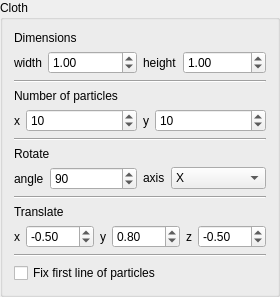
                 <widget class="QGroupBox" name="cloth_input">
                  <property name="locale">
                   <locale language="English" country="UnitedStates"/>
                  </property>
                  <property name="title">
                   <string>Cloth</string>
                  </property>
                  <layout class="QGridLayout" name="gridLayout_3">
                   <item row="3" column="0">
                    <layout class="QGridLayout" name="num_particle_grid">
                     <item row="2" column="0">
                      <layout class="QGridLayout" name="num_particles_input">
                       <item row="4" column="0">
                        <layout class="QFormLayout" name="formLayout_3">
                         <item row="0" column="0">
                          <widget class="QLabel" name="num_particles_x_label">
                           <property name="locale">
                            <locale language="English" country="UnitedStates"/>
                           </property>
                           <property name="text">
                            <string>x</string>
                           </property>
                          </widget>
                         </item>
                         <item row="0" column="1">
                          <widget class="QSpinBox" name="num_particles_x">
                           <property name="locale">
                            <locale language="English" country="UnitedStates"/>
                           </property>
                           <property name="minimum">
                            <number>2</number>
                           </property>
                           <property name="maximum">
                            <number>30</number>
                           </property>
                           <property name="value">
                            <number>10</number>
                           </property>
                          </widget>
                         </item>
                        </layout>
                       </item>
                       <item row="4" column="1">
                        <layout class="QFormLayout" name="formLayout_4">
                         <item row="0" column="0">
                          <widget class="QLabel" name="num_particles_y_label">
                           <property name="locale">
                            <locale language="English" country="UnitedStates"/>
                           </property>
                           <property name="text">
                            <string>y</string>
                           </property>
                          </widget>
                         </item>
                         <item row="0" column="1">
                          <widget class="QSpinBox" name="num_particles_y">
                           <property name="locale">
                            <locale language="English" country="UnitedStates"/>
                           </property>
                           <property name="minimum">
                            <number>2</number>
                           </property>
                           <property name="maximum">
                            <number>30</number>
                           </property>
                           <property name="value">
                            <number>10</number>
                           </property>
                          </widget>
                         </item>
                        </layout>
                       </item>
                      </layout>
                     </item>
                     <item row="1" column="0">
                      <widget class="QLabel" name="num_particles_label">
                       <property name="locale">
                        <locale language="English" country="UnitedStates"/>
                       </property>
                       <property name="frameShadow">
                        <enum>QFrame::Plain</enum>
                       </property>
                       <property name="lineWidth">
                        <number>1</number>
                       </property>
                       <property name="midLineWidth">
                        <number>0</number>
                       </property>
                       <property name="text">
                        <string>Number of particles</string>
                       </property>
                       <property name="textFormat">
                        <enum>Qt::AutoText</enum>
                       </property>
                       <property name="indent">
                        <number>-1</number>
                       </property>
                      </widget>
                     </item>
                    </layout>
                   </item>
                   <item row="1" column="0">
                    <layout class="QGridLayout" name="dimensions_grid">
                     <item row="2" column="0">
                      <layout class="QGridLayout" name="dimensions_input">
                       <item row="0" column="0">
                        <layout class="QFormLayout" name="formLayout">
                         <item row="0" column="0">
                          <widget class="QLabel" name="cloth_width_label">
                           <property name="locale">
                            <locale language="English" country="UnitedStates"/>
                           </property>
                           <property name="text">
                            <string>width</string>
                           </property>
                          </widget>
                         </item>
                         <item row="0" column="1">
                          <widget class="QDoubleSpinBox" name="cloth_width">
                           <property name="locale">
                            <locale language="English" country="UnitedStates"/>
                           </property>
                           <property name="minimum">
                            <double>0.100000000000000</double>
                           </property>
                           <property name="maximum">
                            <double>30.000000000000000</double>
                           </property>
                           <property name="value">
                            <double>1.000000000000000</double>
                           </property>
                          </widget>
                         </item>
                        </layout>
                       </item>
                       <item row="0" column="1">
                        <layout class="QFormLayout" name="formLayout_2">
                         <item row="0" column="0">
                          <widget class="QLabel" name="cloth_height_label">
                           <property name="locale">
                            <locale language="English" country="UnitedStates"/>
                           </property>
                           <property name="text">
                            <string>height</string>
                           </property>
                          </widget>
                         </item>
                         <item row="0" column="1">
                          <widget class="QDoubleSpinBox" name="cloth_height">
                           <property name="locale">
                            <locale language="English" country="UnitedStates"/>
                           </property>
                           <property name="minimum">
                            <double>0.100000000000000</double>
                           </property>
                           <property name="maximum">
                            <double>30.000000000000000</double>
                           </property>
                           <property name="value">
                            <double>1.000000000000000</double>
                           </property>
                          </widget>
                         </item>
                        </layout>
                       </item>
                      </layout>
                     </item>
                     <item row="1" column="0">
                      <widget class="QLabel" name="dimensions_label">
                       <property name="locale">
                        <locale language="English" country="UnitedStates"/>
                       </property>
                       <property name="text">
                        <string>Dimensions</string>
                       </property>
                      </widget>
                     </item>
                    </layout>
                   </item>
                   <item row="7" column="0">
                    <layout class="QGridLayout" name="translate_cloth_grid">
                     <item row="1" column="0">
                      <layout class="QGridLayout" name="position_grid">
                       <item row="2" column="0">
                        <layout class="QFormLayout" name="formLayout_7">
                         <item row="0" column="0">
                          <widget class="QLabel" name="translate_x_label">
                           <property name="locale">
                            <locale language="English" country="UnitedStates"/>
                           </property>
                           <property name="text">
                            <string>x</string>
                           </property>
                          </widget>
                         </item>
                         <item row="0" column="1">
                          <widget class="QDoubleSpinBox" name="translate_x">
                           <property name="locale">
                            <locale language="English" country="UnitedStates"/>
                           </property>
                           <property name="minimum">
                            <double>-100.000000000000000</double>
                           </property>
                           <property name="maximum">
                            <double>100.000000000000000</double>
                           </property>
                           <property name="value">
                            <double>-0.500000000000000</double>
                           </property>
                          </widget>
                         </item>
                        </layout>
                       </item>
                       <item row="2" column="1">
                        <layout class="QFormLayout" name="formLayout_8">
                         <item row="0" column="0">
                          <widget class="QLabel" name="translate_y_label">
                           <property name="locale">
                            <locale language="English" country="UnitedStates"/>
                           </property>
                           <property name="text">
                            <string>y</string>
                           </property>
                          </widget>
                         </item>
                         <item row="0" column="1">
                          <widget class="QDoubleSpinBox" name="translate_y">
                           <property name="locale">
                            <locale language="English" country="UnitedStates"/>
                           </property>
                           <property name="minimum">
                            <double>-100.000000000000000</double>
                           </property>
                           <property name="maximum">
                            <double>100.000000000000000</double>
                           </property>
                           <property name="value">
                            <double>0.800000000000000</double>
                           </property>
                          </widget>
                         </item>
                        </layout>
                       </item>
                       <item row="2" column="2">
                        <layout class="QFormLayout" name="formLayout_9">
                         <item row="0" column="0">
                          <widget class="QLabel" name="translate_z_label">
                           <property name="locale">
                            <locale language="English" country="UnitedStates"/>
                           </property>
                           <property name="text">
                            <string>z</string>
                           </property>
                          </widget>
                         </item>
                         <item row="0" column="1">
                          <widget class="QDoubleSpinBox" name="translate_z">
                           <property name="locale">
                            <locale language="English" country="UnitedStates"/>
                           </property>
                           <property name="minimum">
                            <double>-100.000000000000000</double>
                           </property>
                           <property name="maximum">
                            <double>100.000000000000000</double>
                           </property>
                           <property name="value">
                            <double>-0.500000000000000</double>
                           </property>
                          </widget>
                         </item>
                        </layout>
                       </item>
                      </layout>
                     </item>
                     <item row="0" column="0">
                      <widget class="QLabel" name="position_label">
                       <property name="locale">
                        <locale language="English" country="UnitedStates"/>
                       </property>
                       <property name="lineWidth">
                        <number>1</number>
                       </property>
                       <property name="text">
                        <string>Translate</string>
                       </property>
                      </widget>
                     </item>
                    </layout>
                   </item>
                   <item row="6" column="0">
                    <widget class="Line" name="line_3">
                     <property name="locale">
                      <locale language="English" country="UnitedStates"/>
                     </property>
                     <property name="orientation">
                      <enum>Qt::Horizontal</enum>
                     </property>
                    </widget>
                   </item>
                   <item row="9" column="0">
                    <widget class="QCheckBox" name="fix_first_line">
                     <property name="text">
                      <string>Fix first line of particles</string>
                     </property>
                    </widget>
                   </item>
                   <item row="2" column="0">
                    <widget class="Line" name="line">
                     <property name="locale">
                      <locale language="English" country="UnitedStates"/>
                     </property>
                     <property name="orientation">
                      <enum>Qt::Horizontal</enum>
                     </property>
                    </widget>
                   </item>
                   <item row="4" column="0">
                    <widget class="Line" name="line_2">
                     <property name="locale">
                      <locale language="English" country="UnitedStates"/>
                     </property>
                     <property name="orientation">
                      <enum>Qt::Horizontal</enum>
                     </property>
                    </widget>
                   </item>
                   <item row="5" column="0">
                    <layout class="QGridLayout" name="rotate_cloth_grid">
                     <item row="0" column="0">
                      <widget class="QLabel" name="rotate_cloth_label">
                       <property name="locale">
                        <locale language="English" country="UnitedStates"/>
                       </property>
                       <property name="text">
                        <string>Rotate</string>
                       </property>
                      </widget>
                     </item>
                     <item row="1" column="0">
                      <layout class="QGridLayout" name="rotate_cloth_input">
                       <item row="2" column="0">
                        <layout class="QFormLayout" name="formLayout_5">
                         <item row="0" column="0">
                          <widget class="QLabel" name="rotate_cloth_angle_label">
                           <property name="locale">
                            <locale language="English" country="UnitedStates"/>
                           </property>
                           <property name="text">
                            <string>angle</string>
                           </property>
                          </widget>
                         </item>
                         <item row="0" column="1">
                          <widget class="QSpinBox" name="rotate_cloth_angle">
                           <property name="locale">
                            <locale language="English" country="UnitedStates"/>
                           </property>
                           <property name="minimum">
                            <number>-360</number>
                           </property>
                           <property name="maximum">
                            <number>360</number>
                           </property>
                           <property name="value">
                            <number>90</number>
                           </property>
                          </widget>
                         </item>
                        </layout>
                       </item>
                       <item row="2" column="1">
                        <layout class="QFormLayout" name="formLayout_6">
                         <item row="0" column="0">
                          <widget class="QLabel" name="rotate_cloth_axis_label">
                           <property name="locale">
                            <locale language="English" country="UnitedStates"/>
                           </property>
                           <property name="text">
                            <string>axis</string>
                           </property>
                          </widget>
                         </item>
                         <item row="0" column="1">
                          <widget class="QComboBox" name="rotate_cloth_axis">
                           <property name="enabled">
                            <bool>true</bool>
                           </property>
                           <property name="locale">
                            <locale language="English" country="UnitedStates"/>
                           </property>
                           <property name="editable">
                            <bool>false</bool>
                           </property>
                           <property name="minimumContentsLength">
                            <number>1</number>
                           </property>
                           <item>
                            <property name="text">
                             <string>X</string>
                            </property>
                           </item>
                           <item>
                            <property name="text">
                             <string>Y</string>
                            </property>
                           </item>
                           <item>
                            <property name="text">
                             <string>Z</string>
                            </property>
                           </item>
                          </widget>
                         </item>
                        </layout>
                       </item>
                      </layout>
                     </item>
                    </layout>
                   </item>
                   <item row="8" column="0">
                    <widget class="Line" name="line_15">
                     <property name="orientation">
                      <enum>Qt::Horizontal</enum>
                     </property>
                    </widget>
                   </item>
                  </layout>
                 </widget>
